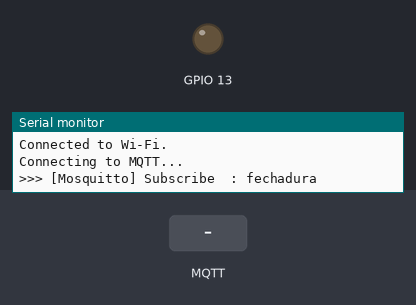
A sketch run on a simulated ESP8266 (NodeMCU). On the bench: output pins drawn as LEDs (lit = HIGH), the last lines printed to the serial monitor. Inputs (shaded band) come from the test bench. WiFi joins after 1.5 s; servers stay silent unless stated; no MQTT or app messages arrive unless stated.

Above: at 2.4 s.
2.5 s: MQTT message "on" arrives on the first subscribed topic
At 2.9 s:
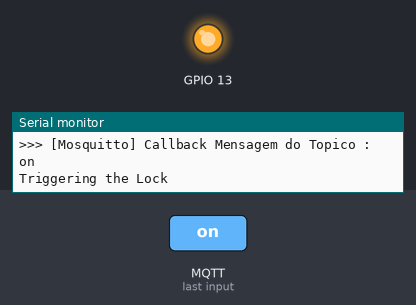
5.5 s: MQTT message "fechadura" arrives on the first subscribed topic
7.0 s: MQTT message "1" arrives on the first subscribed topic
Timing chart, 0 to 10.0 s (numbered marks = the images above; inputs shaded):
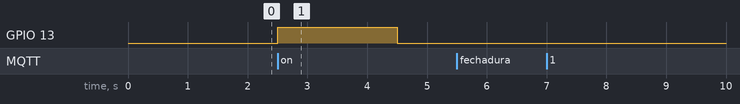

Measured:
- after the input at 2.5 s, GPIO 13: LOW → HIGH at once, → LOW 2.0 s later

The sketch:

Asterisk.ino
```cpp
#include <ESP8266WiFi.h>
#include <Ticker.h>
#include <AsyncMqttClient.h>
/*
 *  Variables WIfi
 */
#define WIFI_SSID "your_SSID"
#define WIFI_PASSWORD "your_password"
const char* host = "192.168.0.10"; // IP do Asterisk
const char* mqtt_user = "asterisk"; //user  mosquitto
const char* mqtt_pwd = "2018_pwd@@"; //password  mqtt


AsyncMqttClient mosquitto;
Ticker mqttReconnectTimer;
WiFiEventHandler wifiConnectHandler;
WiFiEventHandler wifiDisconnectHandler;
Ticker wifiReconnectTimer;
String Mac = WiFi.macAddress();
bool mqtt_inicial = false;
bool recebe_mqtt = false;

/*
 *  Wifi Connect
 */
void connectToWifi()
{
  Serial.println("Connecting to Wi-Fi...");
  Serial.print("WIFI_SSID : ");
  Serial.println(WIFI_SSID);
  Serial.print("WIFI_Password : ");
  Serial.println(WIFI_PASSWORD);
  WiFi.begin(WIFI_SSID, WIFI_PASSWORD);
}
//=========================================
void onWifiConnect(const WiFiEventStationModeGotIP& event)
{
  Serial.println("Connected to Wi-Fi.");
  connectToMqtt();
}
//=========================================
void onWifiDisconnect(const WiFiEventStationModeDisconnected& event)
{
  Serial.println("Disconnected from Wi-Fi.");
  mqttReconnectTimer.detach(); // ensure we don't reconnect to MQTT while reconnecting to Wi-Fi
  wifiReconnectTimer.once(2, connectToWifi);
}


/*
 * Mosquitto
 */
void mqttCallback(char* topic, char* payload, AsyncMqttClientMessageProperties properties, size_t len, size_t index, size_t total)
{
  char message_buff[150];
  int i;
  for(i=0; i<len; i++) {
    message_buff[i] = payload[i];
  }
  message_buff[i] = '\0';
  String msgString = String(message_buff);

  if (strcmp(topic,"fechadura")==0)
  {
     Serial.println(">>> [Mosquitto] Callback Mensagem do Topico : " + msgString);
              if(msgString == "on")
               {
                recebe_mqtt = true;

                }

  }
}

void rx_mqtt(){
  if(recebe_mqtt){
         recebe_mqtt = false;
         Serial.println("Triggering the Lock");
         digitalWrite(13, HIGH);
         delay(2000); // Adjusts the locking time of the lock
         digitalWrite(13, LOW);


  }
}

//=========================================
void connectToMqtt()
{
  Serial.println("Connecting to MQTT...");
  mosquitto.connect();
}
//=========================================
void onMqttConnect(bool sessionPresent) // MQTT Subscribe
{
  if(mosquitto.connected()){
    if (mosquitto.subscribe("fechadura", 2))
      {
        Serial.println(">>> [Mosquitto] Subscribe  : fechadura ");
       // Serial.println();
      }
  }
}
//=========================================
void onMqttDisconnect(AsyncMqttClientDisconnectReason reason)
{
  Serial.println("Disconnected from MQTT.");
  if (WiFi.isConnected())
  {
    mqttReconnectTimer.once(2, connectToMqtt);
  }
}


/*
 * Setup
 */
void setup() {
  Serial.begin(115200);
  pinMode(13, OUTPUT);
  digitalWrite(13, 0);
  wifiConnectHandler = WiFi.onStationModeGotIP(onWifiConnect);
  wifiDisconnectHandler = WiFi.onStationModeDisconnected(onWifiDisconnect);
  mosquitto.onConnect(onMqttConnect);
  mosquitto.onDisconnect(onMqttDisconnect);
  mosquitto.onMessage(mqttCallback);
  mosquitto.setServer(host, 1883);
  mosquitto.setCredentials(mqtt_user,mqtt_pwd);
  connectToWifi();
}


/*
 * Loop
 */
void loop() {
rx_mqtt();
}
```
